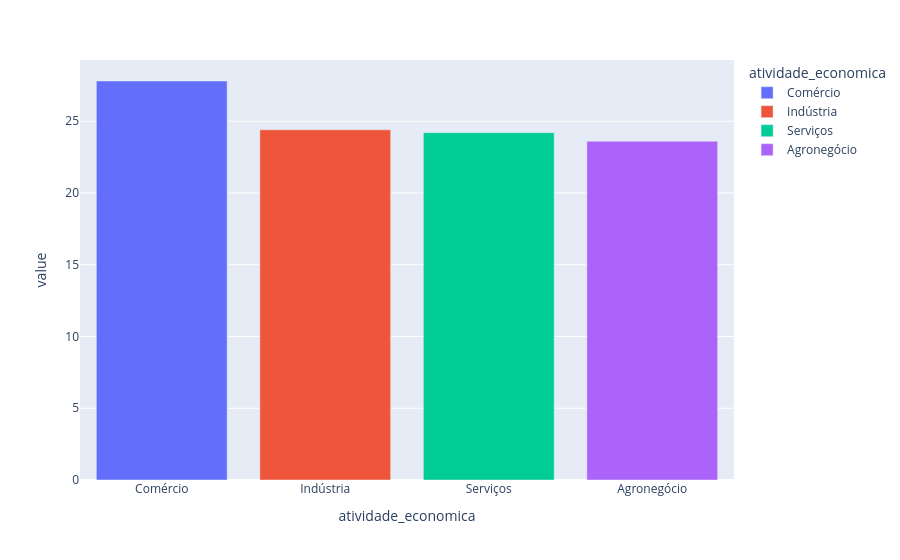

The cell this chart's notebook holds for it:
### Code cell
# Distribuição da Variável Target - Atividade Econômica
percentual_atividade = df_segmento.value_counts('atividade_economica') / len(df_segmento) * 100
px.bar(percentual_atividade, color=percentual_atividade.index)

### Figure 1 — Plotly figure (JSON) as saved in the notebook; plotly's stock layout.template omitted (floating-point values rounded to 4 significant figures)
{"data": [{"hovertemplate": "atividade_economica=%{x}<br>value=%{y}<extra></extra>", "legendgroup": "Comércio", "marker": {"color": "#636efa", "pattern": {"shape": ""}}, "name": "Comércio", "orientation": "v", "showlegend": true, "textposition": "auto", "type": "bar", "x": ["Comércio"], "xaxis": "x", "y": [27.8], "yaxis": "y"}, {"hovertemplate": "atividade_economica=%{x}<br>value=%{y}<extra></extra>", "legendgroup": "Indústria", "marker": {"color": "#EF553B", "pattern": {"shape": ""}}, "name": "Indústria", "orientation": "v", "showlegend": true, "textposition": "auto", "type": "bar", "x": ["Indústria"], "xaxis": "x", "y": [24.4], "yaxis": "y"}, {"hovertemplate": "atividade_economica=%{x}<br>value=%{y}<extra></extra>", "legendgroup": "Serviços", "marker": {"color": "#00cc96", "pattern": {"shape": ""}}, "name": "Serviços", "orientation": "v", "showlegend": true, "textposition": "auto", "type": "bar", "x": ["Serviços"], "xaxis": "x", "y": [24.2], "yaxis": "y"}, {"hovertemplate": "atividade_economica=%{x}<br>value=%{y}<extra></extra>", "legendgroup": "Agronegócio", "marker": {"color": "#ab63fa", "pattern": {"shape": ""}}, "name": "Agronegócio", "orientation": "v", "showlegend": true, "textposition": "auto", "type": "bar", "x": ["Agronegócio"], "xaxis": "x", "y": [23.6], "yaxis": "y"}], "layout": {"barmode": "relative", "legend": {"title": {"text": "atividade_economica"}, "tracegroupgap": 0}, "margin": {"t": 60}, "xaxis": {"anchor": "y", "categoryarray": ["Comércio", "Indústria", "Serviços", "Agronegócio"], "categoryorder": "array", "domain": [0, 1], "title": {"text": "atividade_economica"}}, "yaxis": {"anchor": "x", "domain": [0, 1], "title": {"text": "value"}}}}
